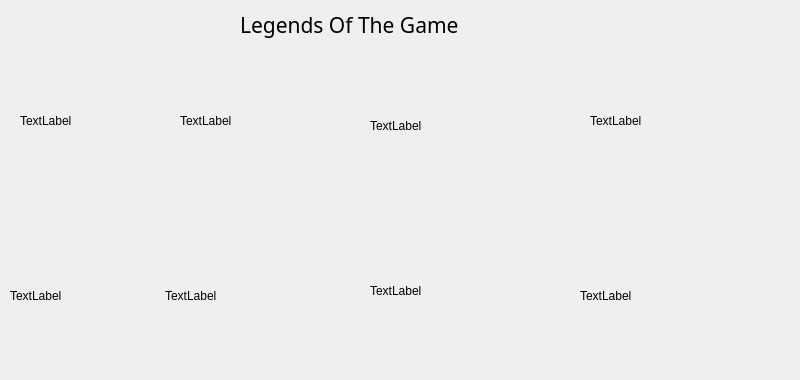
      <widget class="QWidget" name="tab_15">
       <attribute name="title">
        <string>Legends of the game</string>
       </attribute>
       <widget class="QLabel" name="Nadal">
        <property name="geometry">
         <rect>
          <x>20</x>
          <y>50</y>
          <width>141</width>
          <height>141</height>
         </rect>
        </property>
        <property name="text">
         <string>TextLabel</string>
        </property>
       </widget>
       <widget class="QLabel" name="Federer">
        <property name="geometry">
         <rect>
          <x>180</x>
          <y>50</y>
          <width>171</width>
          <height>141</height>
         </rect>
        </property>
        <property name="text">
         <string>TextLabel</string>
        </property>
       </widget>
       <widget class="QLabel" name="Djokovic">
        <property name="geometry">
         <rect>
          <x>370</x>
          <y>70</y>
          <width>201</width>
          <height>111</height>
         </rect>
        </property>
        <property name="text">
         <string>TextLabel</string>
        </property>
       </widget>
       <widget class="QLabel" name="Murray">
        <property name="geometry">
         <rect>
          <x>590</x>
          <y>50</y>
          <width>201</width>
          <height>141</height>
         </rect>
        </property>
        <property name="text">
         <string>TextLabel</string>
        </property>
       </widget>
       <widget class="QLabel" name="Azarenka">
        <property name="geometry">
         <rect>
          <x>10</x>
          <y>230</y>
          <width>141</width>
          <height>131</height>
         </rect>
        </property>
        <property name="text">
         <string>TextLabel</string>
        </property>
       </widget>
       <widget class="QLabel" name="Serena">
        <property name="geometry">
         <rect>
          <x>165</x>
          <y>225</y>
          <width>161</width>
          <height>141</height>
         </rect>
        </property>
        <property name="text">
         <string>TextLabel</string>
        </property>
       </widget>
       <widget class="QLabel" name="Jabeur">
        <property name="geometry">
         <rect>
          <x>370</x>
          <y>220</y>
          <width>181</width>
          <height>141</height>
         </rect>
        </property>
        <property name="text">
         <string>TextLabel</string>
        </property>
       </widget>
       <widget class="QLabel" name="Sharapova">
        <property name="geometry">
         <rect>
          <x>580</x>
          <y>220</y>
          <width>191</width>
          <height>151</height>
         </rect>
        </property>
        <property name="text">
         <string>TextLabel</string>
        </property>
       </widget>
       <widget class="QLabel" name="label_25">
        <property name="geometry">
         <rect>
          <x>240</x>
          <y>9</y>
          <width>321</width>
          <height>31</height>
         </rect>
        </property>
        <property name="font">
         <font>
          <family>Segoe Print</family>
          <pointsize>16</pointsize>
          <weight>50</weight>
          <italic>false</italic>
          <bold>false</bold>
         </font>
        </property>
        <property name="styleSheet">
         <string notr="true">font: 16pt &quot;Segoe Print&quot;;</string>
        </property>
        <property name="text">
         <string>Legends Of The Game</string>
        </property>
       </widget>
      </widget>
